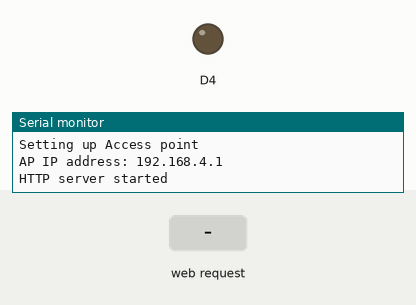
This sketch was run on a simulated ESP8266 (NodeMCU). Parts: output pins drawn as LEDs (lit = HIGH), the last lines printed to the serial monitor. Dashed ring = blinking. The test bench sets the inputs (shaded band).

Above: at 2.2 s.
2.3 s: HTTP request GET /request received
At 2.45 s:
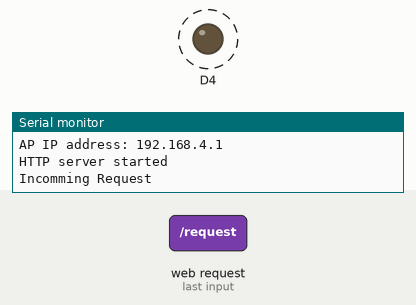
Timing chart, 0 to 5.3 s (numbered marks = the images above; inputs shaded):
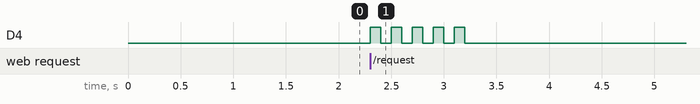

Measured:
- after the input at 2.3 s, D4: alternates HIGH for 0.10 s and LOW for 0.10 s, 10 changes in all, then stays LOW, starting at once

The sketch:

ESP8266_Server_.ino
```cpp
#include <ESP8266WiFi.h>
#include <WiFiClient.h>
#include <ESP8266WebServer.h>
const int buzz_pin=D0;
const char *ssid = "NodeMCU";
const char *password = "withESP32";

ESP8266WebServer server(80);

void handleRoot() {
  server.send(200, "text/html", "<h1>You are connected</h1>");
}
void request()
{
  server.send(200,"text/html","<h1>Objected Detected</h1>");
  Serial.println("Incomming Request");
  for (int i = 0; i < 5; i++)
  {
    digitalWrite(2, HIGH);
    delay(100);
    digitalWrite(2, LOW);
    delay(100);
  }
}
void setup() {
  delay(1000);
  Serial.begin(115200);
  Serial.println();
  Serial.println("Setting up Access point");
  WiFi.softAP(ssid, password);
  pinMode(2, OUTPUT);
  IPAddress myIP = WiFi.softAPIP();
  Serial.print("AP IP address: ");
  Serial.println(myIP);
  server.on("/", handleRoot);
  server.on("/request",request);
  server.begin();
  Serial.println("HTTP server started");
}
void loop() {
  server.handleClient();
}
```
